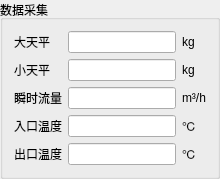
    <widget class="QGroupBox" name="groupBox_3">
     <property name="sizePolicy">
      <sizepolicy hsizetype="Fixed" vsizetype="Fixed">
       <horstretch>0</horstretch>
       <verstretch>0</verstretch>
      </sizepolicy>
     </property>
     <property name="title">
      <string>数据采集</string>
     </property>
     <layout class="QGridLayout" name="gridLayout_6">
      <item row="0" column="0">
       <widget class="QLabel" name="label_8">
        <property name="text">
         <string>大天平  </string>
        </property>
       </widget>
      </item>
      <item row="0" column="1">
       <widget class="QLineEdit" name="lnEditBigBalance">
        <property name="sizePolicy">
         <sizepolicy hsizetype="Preferred" vsizetype="Fixed">
          <horstretch>0</horstretch>
          <verstretch>0</verstretch>
         </sizepolicy>
        </property>
        <property name="readOnly">
         <bool>true</bool>
        </property>
       </widget>
      </item>
      <item row="0" column="2">
       <widget class="QLabel" name="label_13">
        <property name="text">
         <string>kg</string>
        </property>
       </widget>
      </item>
      <item row="1" column="0">
       <widget class="QLabel" name="label_9">
        <property name="text">
         <string>小天平  </string>
        </property>
       </widget>
      </item>
      <item row="1" column="1">
       <widget class="QLineEdit" name="lnEditSmallBalance">
        <property name="sizePolicy">
         <sizepolicy hsizetype="Preferred" vsizetype="Fixed">
          <horstretch>0</horstretch>
          <verstretch>0</verstretch>
         </sizepolicy>
        </property>
        <property name="readOnly">
         <bool>true</bool>
        </property>
       </widget>
      </item>
      <item row="1" column="2">
       <widget class="QLabel" name="label_14">
        <property name="text">
         <string>kg</string>
        </property>
       </widget>
      </item>
      <item row="2" column="0">
       <widget class="QLabel" name="label_10">
        <property name="text">
         <string>瞬时流量</string>
        </property>
       </widget>
      </item>
      <item row="2" column="1">
       <widget class="QLineEdit" name="lineEdit_8">
        <property name="sizePolicy">
         <sizepolicy hsizetype="Preferred" vsizetype="Fixed">
          <horstretch>0</horstretch>
          <verstretch>0</verstretch>
         </sizepolicy>
        </property>
        <property name="readOnly">
         <bool>true</bool>
        </property>
       </widget>
      </item>
      <item row="2" column="2">
       <widget class="QLabel" name="label_15">
        <property name="text">
         <string>m³/h</string>
        </property>
       </widget>
      </item>
      <item row="3" column="0">
       <widget class="QLabel" name="label_11">
        <property name="text">
         <string>入口温度</string>
        </property>
       </widget>
      </item>
      <item row="3" column="1">
       <widget class="QLineEdit" name="lnEditTempIn">
        <property name="sizePolicy">
         <sizepolicy hsizetype="Preferred" vsizetype="Fixed">
          <horstretch>0</horstretch>
          <verstretch>0</verstretch>
         </sizepolicy>
        </property>
        <property name="readOnly">
         <bool>true</bool>
        </property>
       </widget>
      </item>
      <item row="3" column="2">
       <widget class="QLabel" name="label_16">
        <property name="text">
         <string>℃</string>
        </property>
       </widget>
      </item>
      <item row="4" column="0">
       <widget class="QLabel" name="label_12">
        <property name="text">
         <string>出口温度</string>
        </property>
       </widget>
      </item>
      <item row="4" column="1">
       <widget class="QLineEdit" name="lnEditTempOut">
        <property name="sizePolicy">
         <sizepolicy hsizetype="Preferred" vsizetype="Fixed">
          <horstretch>0</horstretch>
          <verstretch>0</verstretch>
         </sizepolicy>
        </property>
        <property name="readOnly">
         <bool>true</bool>
        </property>
       </widget>
      </item>
      <item row="4" column="2">
       <widget class="QLabel" name="label_17">
        <property name="text">
         <string>℃</string>
        </property>
       </widget>
      </item>
     </layout>
    </widget>
